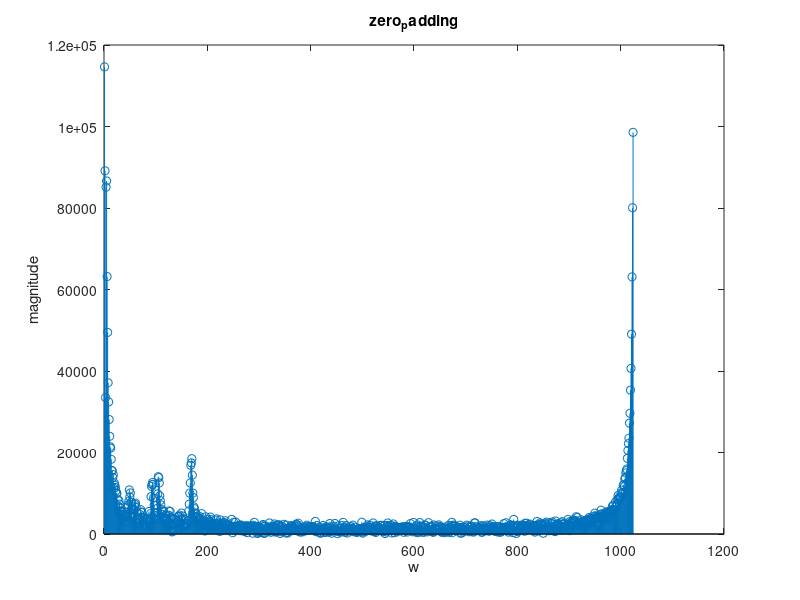

The MATLAB source for this figure: (Note: a time limit stopped this script after it produced the figure.)
%% 3
%check


%FFT algrithm computes the DFT of a sequence. 
% An FFT rapidly computes such transformations by factorizing the DFT
% matrix into a product of sparse (mostly zero) factors. As a result, it
% managee to reduce the complexity of computing the DFT from 

%% 4
clear all
load signal.mat
X = fft(x); 
N = length(X);

%w = fftshift((0:N-1)/N*2*pi);
%w(1:N/2) = w(1:N/2) - 2*pi;
%X_shift = fftshift(x);
%real_shift = real(X_shift);
%imag_shift = imag(X_shift);
%mag_shift = sqrt(real_shift.^2 + imag_shift.^2);
%phase_shift = atan(imag_shift/real_shift);
%figure ;
%stem(mag_shift);

real_X = real(X);
imag_X = imag(X);
mag_X = sqrt(real_X.^2 + imag_X.^2);
phase_X = atan(imag_X/real_X);
figure;
stem(mag_X,'-.b');
hold on;
stem(phase_X,'-r');
legend('magnitude','phase');
title('X(w)');
xlabel('w');
ylabel('X(w)');
hold off;

fs = 100; %fs = 100 HZ
omega = x * fs;

%%
X_omega = fft(omega);
real_X_omega = real(X_omega);
imag_X_omega = imag(X_omega);
mag_X_omega = sqrt(real_X_omega.^2 + imag_X_omega.^2);
phase_X_omega = atan(imag_X_omega/real_X_omega);
figure;
stem(mag_X_omega,'-.b');
hold on;
stem(phase_X_omega,'-r');
legend('magnitude','phase');
title('X(w)');
xlabel('w');
ylabel('X(w)');
hold off;
%% 5 zero-padding
clear all
load NMRSpec.mat
N = length(st) %length is already = 1024
ST = fft(st);
real_ST = real(ST);
imag_ST = imag(ST);
mag_ST = sqrt(real_ST.^2 + imag_ST.^2);
phase_ST = atan(imag_ST/real_ST);
figure 1;
stem(mag_ST);
title('zero_padding');
xlabel('w');
ylabel('magnitude');
figure 2;
stem(phase_ST);
title('zero_padding');
xlabel('w');
ylabel('phase');


ST_32 = fft(st,32)
real_32 = real(ST_32);
imag_32 = imag(ST_32);
mag_32 = sqrt(real_32.^2 + imag_32.^2);
phase_32 = atan(imag_32/real_32);
figure 3;
stem(mag_32);
title('32 points')
xlabel('w')
ylabel('magnitude')
figure 4;
stem(phase_32,'-.b');
title('32 points');
xlabel('w');
ylabel('phase');

%% 6
clear all
% rectangular window
N = 20;
w_rec = rectwin(N);
figure;
stem(w_rec);
wvtool(w_rec);
title('rectangular window');
xlabel('samples');
ylabel('Amplitude');
%492 zeros
%wz_rec = [w_rec; zeros(492,1)]
wz_rec = padarray(w_rec,512,0,'post');
%figure;
%stem(wz_rec);
dB_rec = mag2db(wz_rec);
figure;
stem(dB_rec);
title('rectangular window');
xlabel('samples');
ylabel('Magnitude(dB)');

%triangular window
w_tri = triang(N);
figure;
stem(w_tri);
wvtool(w_tri);
title('triangular window');
xlabel('samples');
ylabel('Amplitude');
wz_tri = padarray(w_tri,512,0,'post');
dB_tri = mag2db(wz_tri);
figure;
stem(dB_tri);
title('triangular window');
xlabel('samples');
ylabel('Magnitude(dB)');


%hamming window
w_ham = hamming(N);
figure;
stem(w_ham);
wvtool(w_ham);
title('hamming window');
xlabel('samples');
ylabel('Amplitude');
wz_ham = padarray(w_ham,512,0,'post');
dB_ham = mag2db(wz_ham);
figure;
stem(dB_ham);
title('hamming window');
xlabel('samples');
ylabel('Magnitude(dB)');


%hanning window
w_han = hann(N);
figure;
stem(w_han);
title('hanning window');
xlabel('samples');
ylabel('Amplitude');
wz_han = padarray(w_han,512,0,'post');
dB_han = mag2db(wz_han);
figure;
stem(dB_han);
title('hanning window');
xlabel('samples');
ylabel('Magnitude(dB)');


%Kaiser Window
beta = 0.1;
w_Kai = kaiser(N, beta);
figure;
stem(w_Kai);
title('Kaiser window');
xlabel('samples');
ylabel('Amplitude');
wz_Kai = padarray(w_Kai,512,0,'post');
dB_Kai = mag2db(wz_Kai);
figure;
stem(dB_Kai);
title('Kaiser window');
xlabel('samples');
ylabel('Magnitude(dB)');

%rectangular window smaller mainlobe width and has higher sideloop window 
%compares to triangular window.

%rectangular window has higher side lobes compares to hamming window
%%
%using diric
clear all

N_1 = 20;
w = linspace(-2*pi, 2*pi,200);
%x= exp(-1j*w*(N_1-1));
x = (exp((-1j)*w*(N_1/2)))/(exp(-1j*w/2));
x_dtft = x *diric(w,N_1);
figure;
subplot(211);
plot(w,abs(x_dtft));
title('abs of dtft for N =20');
xlabel('w');
ylabel('abs of dtft');
subplot(212);
plot(w,angle(x_dtft));
title('phase of dtft for N=20');
xlabel('w');
ylabel('phase of dtft');


N_2 = 40;
%w_2 = linspace(-2*pi, 2*pi,200);
%x_2= exp(-1j*w*(N_2-1));
x_2 = (exp(-1j*w*(N_2/2)))/(exp(-1j*w/2));
x_dtft_2 = x_2 *diric(w,N_2);
figure;
subplot(211);
plot(w,abs(x_dtft_2));
title('abs of dtft for N=40');
xlabel('w');
ylabel('abs of dtft');
subplot(212);
plot(w,angle(x_dtft_2));
title('phase of dtft for N=40');
xlabel('w');
ylabel('phase of dtft');
%%
clear all
fo = 5;
delta_t = 0.02;
N = 10;
for n = 1: N;
    x(n) = sin(2*pi*fo*n*delta_t)
end
    figure;
    subplot(211);
    plot(abs(x));
    subplot(212);
    plot(angle(x));
